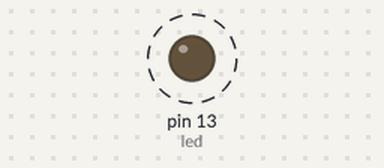
A sketch run on a simulated Arduino Uno, built with avr-gcc and run on an emulated ATmega328P. On the bench: output pins drawn as LEDs (lit = HIGH). Dashed ring = blinking.

Above: at 0.5 s.
Timing chart, 0 to 4.6 s (numbered marks = the images above):
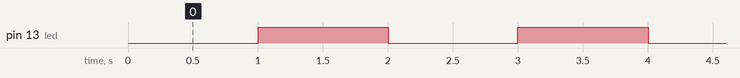

The sketch:

millis.ino
```cpp
/* Blink without Delay - only led

 Turns on and off a light emitting diode(LED) connected to a digital
 pin, without using the delay() function.  This means that other code
 can run at the same time without being interrupted by the LED code.

Schema: https://lab.piffa.net/schemi/circuito_led_bb.png

 http://www.arduino.cc/en/Tutorial/BlinkWithoutDelay
 */

const int led = 13;      // Primo LED

unsigned long previousMillis = 0;        // Ultimo aggiornamento
unsigned long interval = 1000;           // Pausa tra i lampeggi

void setup() {
  pinMode(led, OUTPUT);
}

void loop()
{
  if (millis() - previousMillis >= interval) {
    previousMillis += interval ;

    digitalWrite(led, !digitalRead(led));
  }
}
```

Measured:
- by itself, pin 13 (led): alternates HIGH for 1.0 s and LOW for 1.0 s
